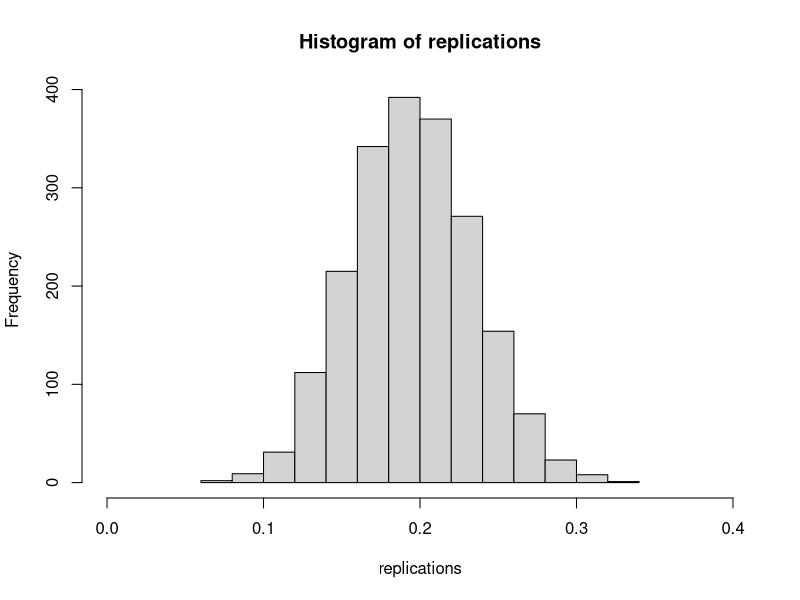
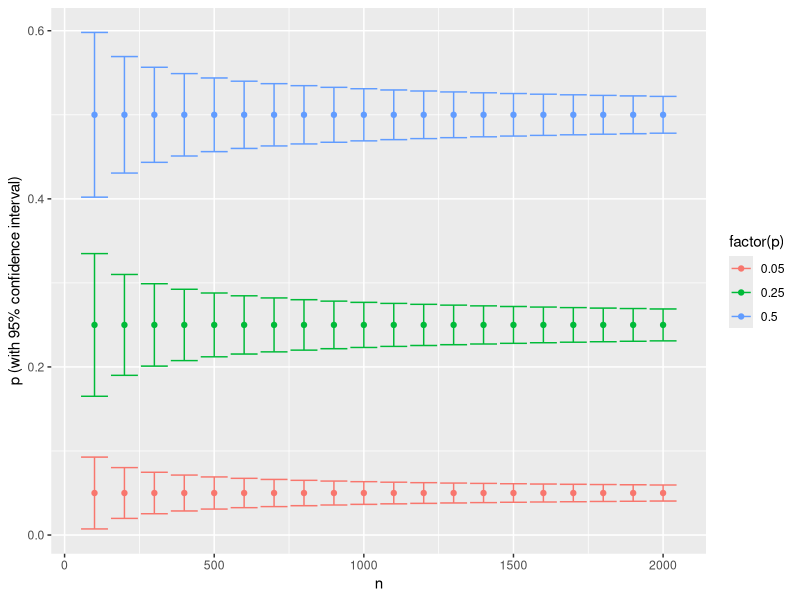
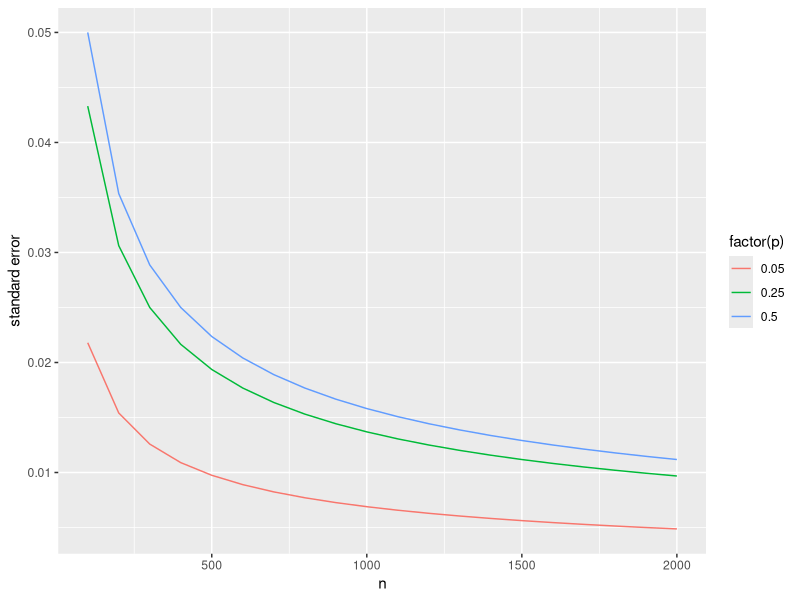
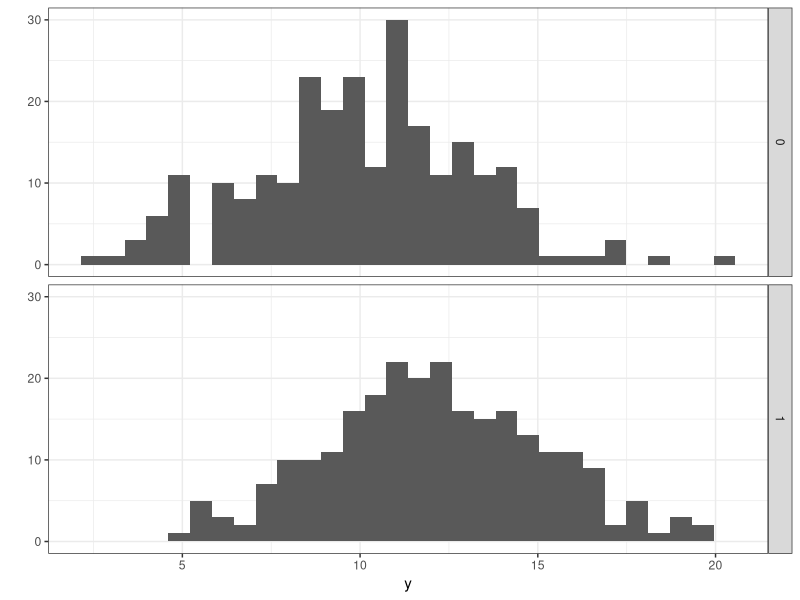
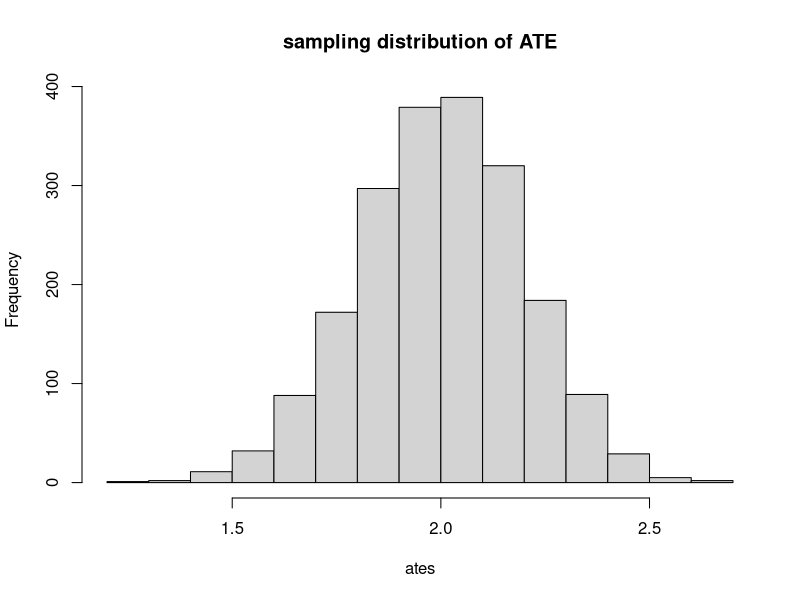
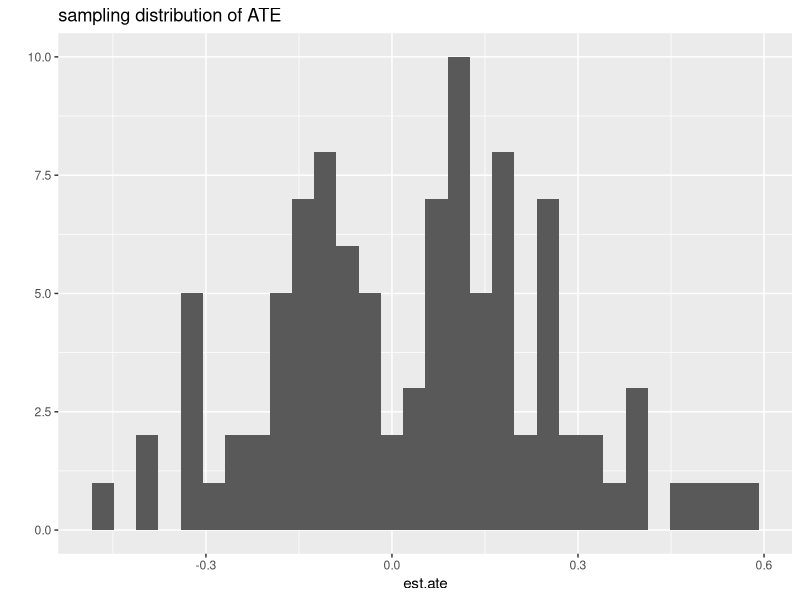
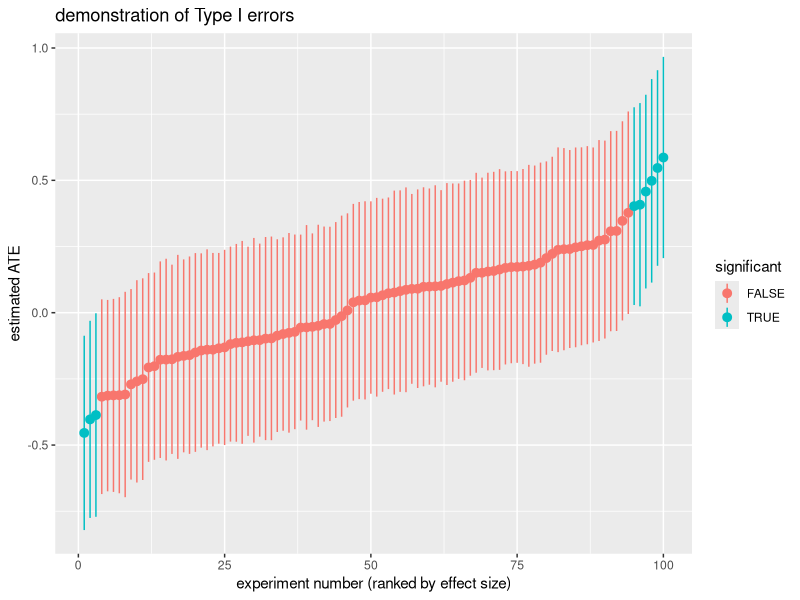
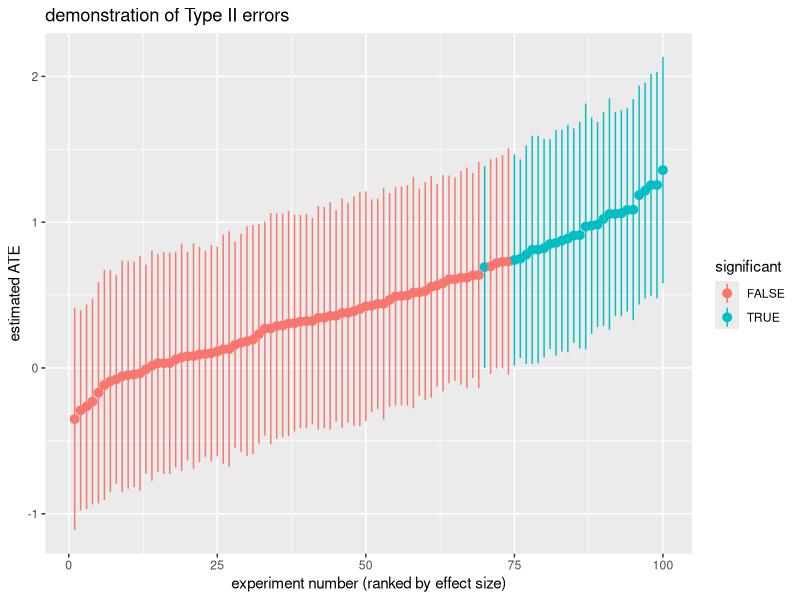

Recreate these plots in R, in order.
# Last updated May 29 2014, 11:09pm PST.

# First time users: install packages by uncommenting the following line.
#install.packages(c('dplyr', 'ggplot2', 'foreach', 'lmtest', 'sandwich', 'Hmisc', 'data.table', 'doMC'))

library('plyr')
library('dplyr')
library('ggplot2')
library('foreach')
library('lmtest')
library('sandwich')
library('Hmisc')
library('data.table')

2

options(digits=3)

setwd('~/website/icwsm-14-tutorial')

#######################################################
##### Sampling distributions and standard errors ######
#######################################################

# In an experiment we're interested in the difference of two averages.
# Our certainty about the value of an average depends on the number of
# samples we have. Before we dive into the variation we see in the
# difference of two means, let's look at the variance of a single variable.

# Consider the mean of a bernoulli random variable, where we flip a coin
# that lands on 1 with probability p, and 0 with probability (1-p).

# We flip a coin N times, observe the average number of times it lands on 1,
# and take measurements of this mean num.replications times.
N <- 1e2
p <- 0.2
num.replications <- 2000
replications <- replicate(num.replications, mean(rbinom(N, 1, p)))


#### Sampling distributions and standard errors

# Here is the variability in the estimates.
# This is called the sampling distribution.
hist(replications, xlim=c(0,0.4))

# The standard error is the standard deviation of the sampling distribution.
# 95% of our estimates of p fall within this range:
quantile(replications, c(0.025, 0.975))

# Alternatively, we can use the standard deviation of the sampling distribution.
# which is approximately normal for sufficiently large N.
est.se <- sd(replications)
mean.est.p <- mean(replications)
mean.est.p
est.se
c(mean.est.p - 1.96*est.se, mean.est.p + 1.96*est.se)

# For large sample sizes, we can approximate this using the following,
# without explicitly constructing the sampling distribution.
single.trial <- rbinom(N, 1, p)
p.single.trial <- mean(single.trial)

# normal approximation of SE
se <- sqrt(p.single.trial*(1-p.single.trial)/N)
se

# norm approx 95% CI
c(p.single.trial - 1.96*se, p.single.trial + 1.96*se)

# This is close to what comes out of a linear regression.
d <- data.frame(y=single.trial)
coeftest(lm(y ~ 1, data=d))


#### Standard errors and N.

# let's construct the confidence intervals for p for a few values of p, N
d <- expand.grid(p=c(0.05, 0.25, 0.5), n=seq(100, 2000, 100))
d <- mutate(d, se=sqrt(p*(1-p)/n))
head(d)

qplot(n, p, data=d, color=factor(p),
  ylab='p (with 95% confidence interval)') +
  geom_errorbar(aes(ymin=p-1.96*se, ymax=p+1.96*se))

# you can see that the standard error rapidly diminishes with N.
# (sqrt(1/n), in particular).
qplot(n, se, data=d, color=factor(p), geom='line', ylab='standard error')



##################################################################
##### Confidence intervals for an average treatment effect #######
##################################################################

# Let's consider a simulated experiment with a binary treatment, D.

# The function returns a dataframe with a row for each subject, her
# potential outcomes, treatment status, and observed outcome.
# The inputs are the number of subjects and the ATE.
run.experiment <- function(n, ate) {
  my.experiment <- data.frame(
    y0=rnorm(n, mean=10, sd=3))
  mutate(my.experiment,
    y1=y0 + ate,
    D=rbinom(n, 1, 0.5),
    y=D*y1 + (1-D)*y0)
}

my.experiment <- run.experiment(500, 2.0)

head(my.experiment)

qplot(y, geom='histogram', data=my.experiment, facets=D~.) + theme_bw()

compute.ate <- function(exp) {
  mean(exp[exp$D==1,]$y) - mean(exp[exp$D==0,]$y)
}

# We can compute the difference in means for a single experiment
compute.ate(my.experiment)

# Now, let's compute the diffence in means for 2000 replications
# of our experiment. This is the sampling distribution of the ATE.

num.replications <- 2e3
ates <- replicate(
  num.replications,
  compute.ate(run.experiment(n=1e3, 2.0)))

hist(ates, main='sampling distribution of ATE')

# 95% of the estimated treated effects lie within this range
quantile(ates, c(0.025, 0.975))

# Large sample approximations let us make statements about the
# variance of the ATE over different (similar) populations (or
# possible randomizations).

compute.ate(my.experiment)
with(my.experiment, t.test(y[D==1], y[D==0]))

# or via linear regression
m <- lm(y ~ D, data=my.experiment)
coeftest(m)
# take the SE for D, multiply by 1.96, e.g.,
est.ate <- coeftest(m)['D', 'Estimate']
est.se <- coeftest(m)['D', 'Std. Error']

c(est.ate-1.96*est.se, est.ate+1.96*est.se)

# Here is a function that returns confidence intervals for a dataframe
# with an outcome y and a binary treatment D. We will use this later.

get.ci <- function(experiment) {
  t <- coeftest(lm(y ~ D, data=experiment))
  est.ate <- t['D', 'Estimate']
  est.se <- t['D', 'Std. Error']
  p.value <- t['D', 'Pr(>|t|)']
  return(list(est.ate=est.ate, est.se=est.se, p.value=p.value))
}

get.ci(my.experiment)

# For smaller sample sizes and/or heavily skewed outcomes, or non-iid data,
# it is recommended to use other methods like the bootstrap (covered later),
# randomization inference, or robust cluster standard errors.

#################################################
##### Type I, Type II, and Type M Errors  #######
#################################################

# To investigate the variation we get when repeating a hypothetical experiment
# multiple times, we simulate multiple replications of a randomized trial.

run.experiment(n=8, ate=5)

# This function runs an experiment multiple times (num.replications),
# and generates a dataframe containing estimates of the treatment effects and
# standard errors for each experiment, sorted by the size of the effect.
replicate.experiment <- function(sim.func, params, num.replications=100) {
  # Note: you can parallelize this process below by using %dopar% if
  # you have the 'doMC' package installed.
  exps <- foreach(replication=1:num.replications, .combine=rbind) %do% {
  	as.data.frame(get.ci(do.call(sim.func, params)))
  }
  exps <- exps[order(exps$est.ate),]
  exps <- mutate(exps,
    rank=1:nrow(exps),
    significant=sign(est.ate-1.96*est.se)==sign(est.ate+1.96*est.se)
  )
  exps
}

#####
# Type I error: detecting a "statistically significant" effect when
# there is no effect.

# run 100 trials of an experiment with no ATE
null.experiments <- replicate.experiment(run.experiment,
  list(n=1e3, ate=0.0),
  num.replications=100)

qplot(est.ate, data=null.experiments, main="sampling distribution of ATE")

# plot the results of the experiments, rank-ordered by effect size, along
# with their confidence intervals. Experiments that are "significant" have
# confidence intervals that do not cross zero and are highlighted in blue.
qplot(rank, est.ate, data=null.experiments, color=significant,
  xlab='experiment number (ranked by effect size)', ylab='estimated ATE',
  main='demonstration of Type I errors') +
  geom_pointrange(aes(ymin=est.ate-1.96*est.se, ymax=est.ate+1.96*est.se)) +
  geom_point()

# This is the Type I error rate, and it is 0.05 because we use an
# appropriate method for computing confidence intervals.
mean(null.experiments$significant)

# exercise: use R to show that the above proportion not significantly different from 0.05

### Type II errors

# this experiment has a true effect of +0.5 (out of an average, 10)
sad.experiments <- replicate.experiment(run.experiment,
  list(n=250, ate=0.5),
  num.replications=100)

# plot the results of the experiments, rank-ordered by effect size, along
# with their confidence intervals. Experiments that are "significant" have
# confidence intervals that do not cross zero and are highlighted in blue.
qplot(rank, est.ate, data=sad.experiments, color=significant,
  xlab='experiment number (ranked by effect size)', ylab='estimated ATE',
  main='demonstration of Type II errors') +
  geom_pointrange(aes(ymin=est.ate-1.96*est.se, ymax=est.ate+1.96*est.se)) +
  geom_point()

# Fraction of experiments that are statistically significant.
# This is called the statistical power of the experiment.
mean(sad.experiments$significant)

### Type M errors

# when experiments are underpowered, only reporting on significant experiments
# can massively overstate effects.
with(subset(sad.experiments, significant==TRUE), mean(est.ate))



###################################
##### Power analysis           ####
###################################

# In earlier slides we came up with a few expressions for the standard
# error.  Let's consider that again.

# Let's add two new agruments, the proportion treated, and the
# standard deviation of the outcome variable.
run.experiment2 <- function(n, ate, prop.treated=0.5, y.sd=3) {
  my.experiment <- data.frame(
    y0=rnorm(n, mean=10, sd=y.sd))
  mutate(my.experiment,
    y1=y0 + ate,
    D=rbinom(n, 1, prop.treated),
    y=D*y1 + (1-D)*y0)
}

# Let's simulate a few replications with varying proportions of
# users assigned to treatment and control.
exps <- foreach(p=seq(0.05, 0.95, 0.05), .combine=rbind) %do% {
  varying.prop = list(n=1e3, ate=1, prop.treated=p, y.sd=3)
  replications <- replicate.experiment(
    sim.func=run.experiment2,
    params=varying.prop,
    num.replications=250)
  data.frame(
    prop.treated=p,
    sim.se=sd(replications$est.ate),
    sim.ate=mean(replications$est.ate),
    norm.est.se=head(replications$est.se, 1))
}

qplot(prop.treated, 1.96*sim.se, data=exps,
      ylab='95% CI width', xlab='proportion of subjects in treatment',
      ylim=c(0, 2.0), main='Precision of estimated ATE (simulation)')

qplot(prop.treated, 1.96*norm.est.se, data=exps,
       ylab='95% CI width', xlab='proportion of subjects in treatment',
       ylim=c(0,2.0), main='Precision of estimated ATE (approximation)')


# We will use a stripped down version that doesn't use replications for
# demonstration purposes, using get.ci() with a single trial for each
# parameterization.

n <- 1e3
true.ate <- 0.1
p=0.5
exps <- foreach(n=seq(100, 1e3, 1e2), .combine=rbind) %do% {
  foreach(my.sd=c(1, 2, 3), .combine=rbind) %do% { 
    my.experiment <- run.experiment2(
      n=n, ate=1, prop.treated=0.5, y.sd=my.sd)
    my.ses <- get.ci(my.experiment)
    data.frame(n=n, sd=my.sd,
               est.ate=my.ses$est.ate,
               est.se=my.ses$est.se)
  }
}

qplot(n, 1.96*est.se, data=exps, color=factor(sd), geom=c('line', 'point')) + geom_hline(aes(yintercept=true.ate), linetype='dashed')


## Exercise 2: Do the same thing with a skewed distribution, like the lognorm
##             (you can generate a log-norm with rlnorm().
##             Do you notice any difference between how big your N has to be
##             in order for the 
